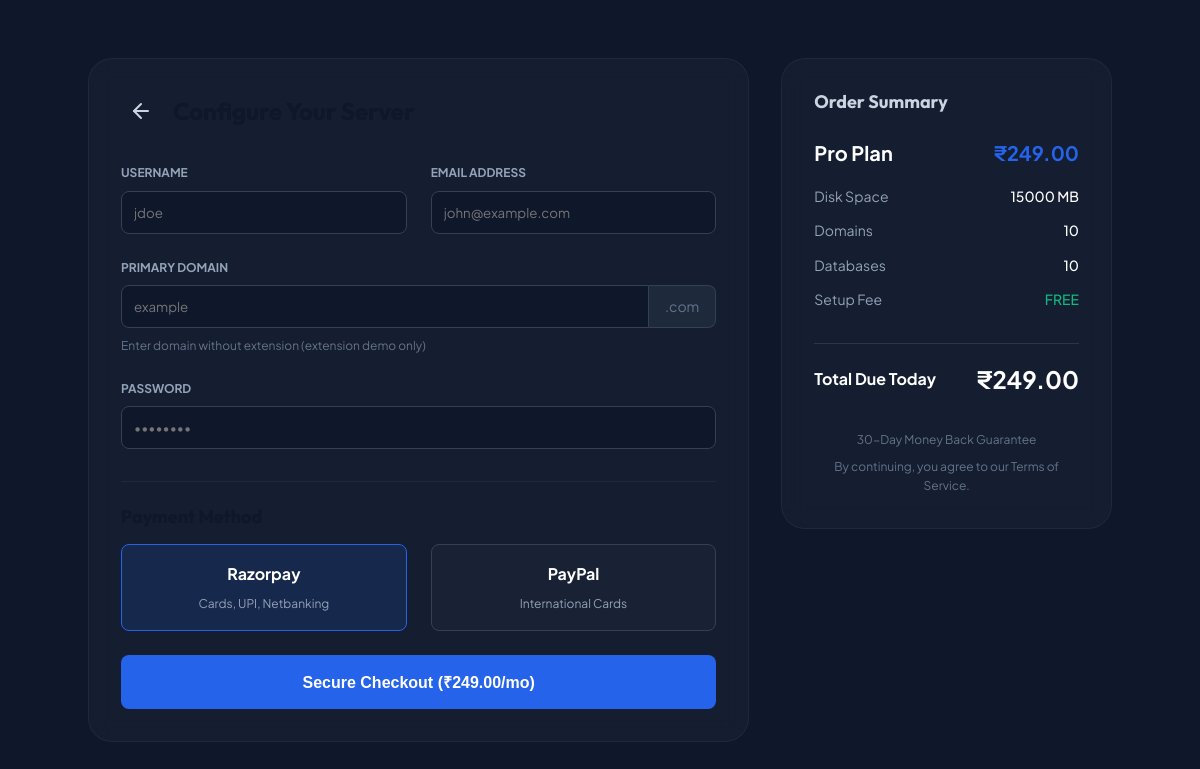
Screenshot of /landing/checkout.php?pkg=3 with the database file from the repository.
### tables this page shows
CREATE TABLE IF NOT EXISTS packages (
    id INT AUTO_INCREMENT PRIMARY KEY,
    name VARCHAR(100) NOT NULL,
    price DECIMAL(10,2) DEFAULT 0.00,
    disk_mb INT DEFAULT 1000,
    max_domains INT DEFAULT 1,
    max_emails INT DEFAULT 10,
    max_databases INT DEFAULT 5,
    features TEXT,
    created_at TIMESTAMP DEFAULT CURRENT_TIMESTAMP
);

### landing/checkout.php (the view, shortened to what this page needs)
<?php
require_once __DIR__ . '/../shared/config.php';
$pkg_id = $_GET['pkg'] ?? 0;
try {
    $stmt = $pdo->prepare("SELECT * FROM packages WHERE id = ?");
    $stmt->execute([$pkg_id]);
    $package = $stmt->fetch(PDO::FETCH_ASSOC);
} catch (PDOException $e) {
    $package = null;
}
?>
<!DOCTYPE html>
<html lang="en">
<head>
    <link rel="stylesheet" href="/shared/assets/css/modern-design.css">
</head>
<body>
    <div class="checkout-container">
        <div class="glass-panel-dark">
            <div style="display:flex;align-items:center;gap:0.75rem;margin-bottom:2rem;">
                <a href="index.php" class="back-btn"><i data-lucide="arrow-left"></i></a>
                <h1 style="font-size:1.5rem;font-family:'Outfit',sans-serif;font-weight:700;">Configure Your Server</h1>
            </div>
            <form id="checkoutForm">
                <div class="grid-2" style="margin-bottom:1.5rem;">
                    <div>
                        <label class="label">Username</label>
                        <input type="text" name="username" required pattern="[a-z0-9]{3,16}"
                            title="Lowercase, numbers, 3-16 chars" class="dark-input" placeholder="jdoe">
                    </div>
                    <div>
                        <label class="label">Email Address</label>
                        <input type="email" name="email" required class="dark-input" placeholder="john@example.com">
                    </div>
                </div>
                <div style="margin-bottom:1.5rem;">
                    <label class="label">Primary Domain</label>
                    <div class="domain-input-group">
                        <input type="text" name="domain" required class="dark-input" placeholder="example">
                        <span class="domain-addon">.com</span>
                    </div>
                    <p style="font-size:0.75rem;color:var(--slate-500);margin-top:0.5rem;">Enter domain without
                        extension (extension demo only)</p>
                </div>
                <div style="margin-bottom:2rem;">
                    <label class="label">Password</label>
                    <input type="password" name="password" required minlength="8" class="dark-input"
                        placeholder="••••••••">
                </div>
                <div style="border-top:1px solid rgba(255,255,255,0.05);padding-top:1.5rem;">
                    <h3 style="font-size:1.125rem;font-weight:700;margin-bottom:1rem;">Payment Method</h3>
                    <div class="grid-2">
                        <label>
                            <div class="payment-option">
                                <span style="font-weight:700;">Razorpay</span>
                                <span style="font-size:0.75rem;color:var(--slate-400);">Cards, UPI, Netbanking</span>
                            </div>
                        </label>
                        <label>
                            <div class="payment-option">
                                <span style="font-weight:700;">PayPal</span>
                                <span style="font-size:0.75rem;color:var(--slate-400);">International Cards</span>
                            </div>
                        </label>
                    </div>
                </div>
                <button type="submit" id="payBtn" class="btn-checkout">
                    Secure Checkout (₹<?= number_format($package['price'], 2) ?>/mo)
                </button>
            </form>
        </div>
        <div class="glass-panel-dark" style="height:fit-content;">
            <h3 style="font-size:1.125rem;font-weight:700;margin-bottom:1.5rem;color:var(--slate-300);">Order Summary
            </h3>
            <div style="display:flex;justify-content:space-between;align-items:center;margin-bottom:1rem;">
                <span style="font-weight:700;font-size:1.25rem;"><?= htmlspecialchars($package['name']) ?></span>
                <span
                    style="font-weight:700;font-size:1.25rem;color:var(--primary);">₹<?= number_format($package['price'], 2) ?></span>
            </div>
            <ul class="summary-list">
                <li><span>Disk Space</span> <span><?= $package['disk_mb'] ?> MB</span></li>
                <li><span>Domains</span> <span><?= $package['max_domains'] ?></span></li>
                <li><span>Databases</span> <span><?= $package['max_databases'] ?></span></li>
                <li><span>Setup Fee</span> <span class="text-emerald-400">FREE</span></li>
            </ul>
            <div
                style="border-top:1px solid rgba(255,255,255,0.1);padding-top:1rem;display:flex;justify-content:space-between;align-items:center;">
                <span style="font-weight:700;">Total Due Today</span>
                <span
                    style="font-weight:700;font-size:1.5rem;color:white;">₹<?= number_format($package['price'], 2) ?></span>
            </div>
            <div style="margin-top:2rem;font-size:0.75rem;color:var(--slate-500);text-align:center;">
                <p>30-Day Money Back Guarantee</p>
                <p style="margin-top:0.5rem;">By continuing, you agree to our Terms of Service.</p>
            </div>
        </div>
    </div>
</body>
</html>

### shared/assets/css/modern-design.css (style rules this page uses)
:root { --primary: #2563eb; --primary-hover: #1d4ed8; --primary-light: rgba(37, 99, 235, 0.1); --secondary: #4f46e5; --secondary-hover: #4338ca; --accent-purple: #7c3aed; --accent-emerald: #10b981; --accent-amber: #f59e0b; --accent-red: #ef4444; --slate-50: #f8fafc; --slate-100: #f1f5f9; --slate-200: #e2e8f0; --slate-300: #cbd5e1; --slate-400: #94a3b8; --slate-500: #64748b; --slate-600: #475569; --slate-700: #334155; --slate-800: #1e293b; --slate-900: #0f172a; --bg-body: var(--slate-50); --bg-surface: #ffffff; --bg-glass: rgba(255, 255, 255, 0.85); --text-primary: var(--slate-900); --text-secondary: var(--slate-500); --text-muted: var(--slate-400); --shadow-sm: 0 1px 2px 0 rgba(0, 0, 0, 0.05); --shadow-md: 0 4px 6px -1px rgba(0, 0, 0, 0.1), 0 2px 4px -1px rgba(0, 0, 0, 0.06); --shadow-lg: 0 10px 15px -3px rgba(0, 0, 0, 0.1), 0 4px 6px -2px rgba(0, 0, 0, 0.05); --shadow-glow: 0 0 20px rgba(37, 99, 235, 0.2); --radius-sm: 0.375rem; --radius-md: 0.5rem; --radius-lg: 1rem; --radius-xl: 1.5rem; --radius-full: 9999px; --transition-fast: 0.15s ease; --transition-normal: 0.3s ease; }
*, *::before, *::after { box-sizing: border-box; margin: 0; padding: 0; }
html { font-size: 16px; scroll-behavior: smooth; }
body { font-family: 'Plus Jakarta Sans', sans-serif; background-color: var(--bg-body); color: var(--text-primary); line-height: 1.6; -webkit-font-smoothing: antialiased; }
h1, h2, h3, h4, h5, h6 { font-family: 'Outfit', sans-serif; font-weight: 700; color: var(--text-primary); line-height: 1.2; }
a { color: var(--primary); text-decoration: none; transition: color var(--transition-fast); }

### landing/checkout.php (style rules this page uses)
body { background-color: var(--slate-900); color: var(--slate-50); min-height: 100vh; display: flex; align-items: center; justify-content: center; padding: 2.5rem 1rem; }
.checkout-container { width: 100%; max-width: 1024px; display: grid; grid-template-columns: 1fr; gap: 2rem; }
@media (min-width: 1024px) { .checkout-container { grid-template-columns: 2fr 1fr; } }
.glass-panel-dark { background: rgba(30, 41, 59, 0.4); backdrop-filter: blur(12px); border: 1px solid rgba(255, 255, 255, 0.05); border-radius: var(--radius-xl); padding: 2rem; color: white; }
.dark-input { width: 100%; background: var(--slate-900); border: 1px solid var(--slate-700); border-radius: var(--radius-md); padding: 0.75rem; color: white; outline: none; transition: all 0.3s; font-family: inherit; }
.domain-input-group { display: flex; }
.domain-input-group .dark-input { border-top-right-radius: 0; border-bottom-right-radius: 0; }
.domain-addon { background: var(--slate-800); border: 1px solid var(--slate-700); border-left: none; border-top-right-radius: var(--radius-md); border-bottom-right-radius: var(--radius-md); padding: 0 1rem; display: flex; align-items: center; color: var(--slate-500); font-size: 0.875rem; }
.payment-option { cursor: pointer; padding: 1rem; border-radius: var(--radius-md); border: 1px solid var(--slate-700); background: rgba(30, 41, 59, 0.5); text-align: center; transition: all 0.3s; display: flex; flex-direction: column; align-items: center; gap: 0.5rem; }
.payment-radio:checked+.payment-option { border-color: var(--primary); background: rgba(37, 99, 235, 0.15); }
.grid-2 { display: grid; gap: 1.5rem; }
@media (min-width: 768px) { .grid-2 { grid-template-columns: 1fr 1fr; } }
.label { display: block; font-size: 0.75rem; font-weight: 700; color: var(--slate-400); text-transform: uppercase; margin-bottom: 0.5rem; }
.back-btn { display: inline-flex; padding: 0.5rem; border-radius: var(--radius-md); color: var(--slate-300); transition: all 0.2s; }
.summary-list { list-style: none; padding: 0; margin: 0 0 2rem 0; }
.summary-list li { display: flex; justify-content: space-between; margin-bottom: 0.75rem; color: var(--slate-400); font-size: 0.875rem; }
.summary-list li span:last-child { color: white; font-weight: 500; }
.btn-checkout { width: 100%; padding: 1rem; background: var(--primary); color: white; font-weight: 700; border-radius: var(--radius-md); border: none; cursor: pointer; transition: all 0.3s; margin-top: 1.5rem; font-size: 1rem; }
.text-emerald-400 { color: var(--accent-emerald) !important; }

### rows the page displays
packages: price "249.00", name "Pro Plan", disk_mb "15000", max_domains "10", max_databases "10"
